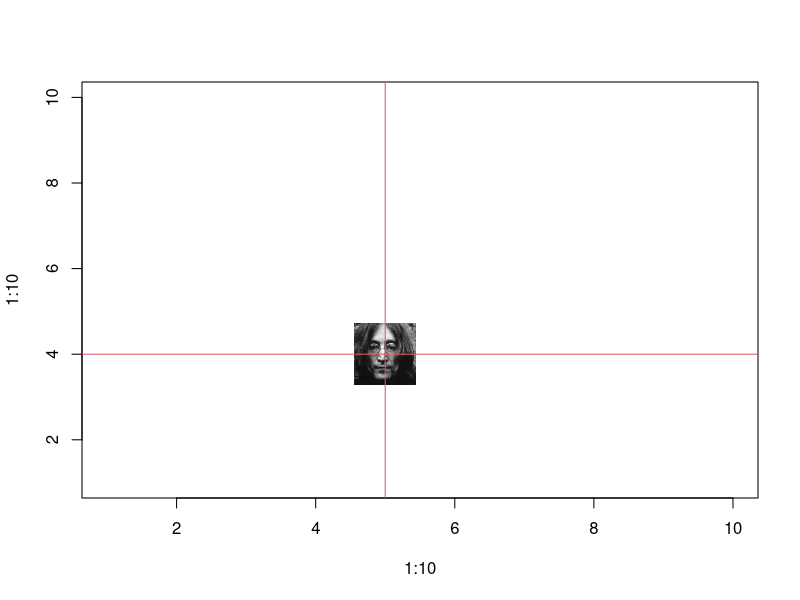

Reproduce this figure in R.
library(fields)


### Name: add.image
### Title: Adds an image to an existing plot.
### Aliases: add.image
### Keywords: hplot

### ** Examples

plot( 1:10, 1:10, type="n")
data( lennon)

add.image( 5,4,lennon, col=grey( (0:256)/256))
# reference lines 
xline( 5, col=2)
yline( 4,col=2) 

#
# add lennon right in the corner beyond the plotting region
# 

par(new=TRUE, plt=c(0,1,0,1), mar=c(0,0,0,0), usr=c(0,1,0,1))
add.image( 0,0, lennon, adj.x=0, adj.y=0) 
